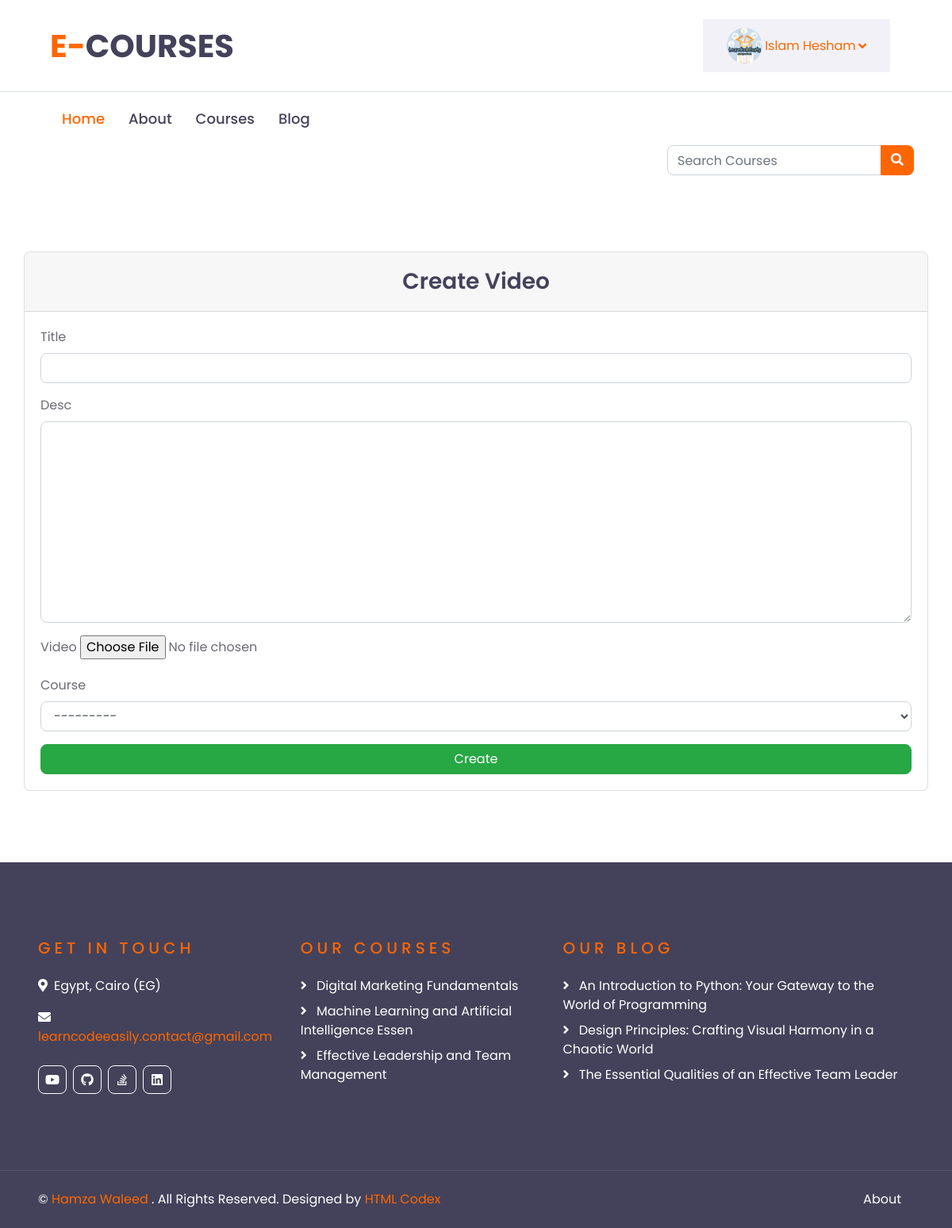
Screenshot of /course/video/create/ (signed in) with the database file from the repository.
### academy_courses/models.py (models this page shows, shortened)
class Urls(models.Model):
    title = models.CharField(max_length=30, default="My Urls")
    icon = models.CharField(
        default='Select an icon',
        choices=SOCIAL_MEDIA_ICONS,
        max_length=100
    )
    url = models.URLField()

class Course(models.Model):
    name = models.CharField(max_length=50)
    description = models.TextField(max_length=5000)
    price = models.FloatField()
    hour = models.IntegerField()
    min = models.IntegerField()
    image = models.ImageField()
    created_at = models.DateTimeField(auto_now_add=True)
    updated_at = models.DateTimeField(auto_now=True)
    def __str__(self):
        return self.name

### academy_blog/models.py (models this page shows, shortened)
class Article(models.Model):
    cover_image = models.ImageField()
    category = models.ForeignKey(Category, on_delete=models.PROTECT)
    title = models.CharField(max_length=100)
    subject = HTMLField(max_length=10000)
    created_at = models.DateTimeField(auto_now_add=True)
    updated_at = models.DateTimeField(auto_now=True)

### academy_courses/views.py (the view, shortened to what this page needs)
# urls.py: path('course/video/create/', views.VideoCreateView.as_view(), name='video_create'),
class VideoCreateView(LoginRequiredMixin, CreateView):
    model = Video
    form_class = VideoForm
    template_name = 'video/create.html'

### academy_courses/forms.py
class VideoForm(forms.ModelForm):
    class Meta:
        model = Video
        fields = ['title', 'desc', 'video', 'course']
        widgets = {
            'title': forms.TextInput(attrs=field_attrs),
            'desc': forms.Textarea(attrs=field_attrs),
            'course': forms.Select(attrs=field_attrs),
        }

### academy_courses/custom_context_proccessor.py (called while the page is built)
def slider_footer(request):
    course = Course.objects.all()[:20]
    opinion = Opinion.objects.all()
    url = Urls.objects.all()
    article = Article.objects.all()[:20]
    return {
        'courses': course,
        'opinions': opinion,
        'urls': url,
        'arts': article
    }

def category(request):
    cat = Category.objects.all()
    latest_article = Article.objects.order_by('-created_at')[:10]
    return {
        'cats': cat,
        'la_ar': latest_article,
    }

def slider_image(request):
    image = Slider.objects.first()
    return {
        'slide': image,
    }

### academy_courses/templates/video/create.html (shortened to what this page needs)
{% extends 'base.html' %}
{% load i18n %}
{% block content %}
    <div class="container">
        <div class="row justify-content-md-center">
            <div class="card col-md-12 px-0">
                <div class="card-header text-center">
                    <h3 class="mb-0 py-2">{% trans 'Create Video' %}</h3>
                </div>
                <div class="card-body">
                    <form method="post" enctype="multipart/form-data">
                        {% for field in form %}
                            <div class="mb-3">
                                <label class="form-label">{{ field.label }}</label>
                                {{ field }}
                            </div>
                        {% endfor %}
                        <div class="d-grid gap-2">
                            <button type="submit" class="btn btn-success btn-block">
                                {% translate 'Create' %}
                            </button>
                        </div>
                    </form>
                </div>
            </div>
        </div>
    </div>
{% endblock content %}

### academy_courses/templates/partials/header.html (shortened to what this page needs)
{% load i18n %}
{% load static %}
<div class="container-fluid d-none d-lg-block">
    <div class="row align-items-center py-4 px-xl-5">
        <div class="col-lg-3">
            <a href="/" class="text-decoration-none">
                <h1 class="m-0"><span class="text-primary">{% trans 'E-' %}</span>{% trans 'COURSES' %}</h1>
            </a>
        </div>
        {% if user.is_authenticated %}
            <div class="col-lg-9 d-flex align-items-center justify-content-end">
                <div class="col-lg-4 d-none d-lg-block">
                    <a class="d-flex align-items-center justify-content-between bg-secondary w-100 text-decoration-none" data-toggle="collapse" href="#navbar-vertical" style="height: 67px; padding: 0 30px;">
                        <input type="image" id="myimage"  style="height:45px;width:45px;border-radius: 50%;" src="{{ user.profile.profile_image.url }}" />
                        <p class="text-primary m-0">
                            {{ user.first_name }}  {{ user.last_name }}
                        </p>
                        <i class="fa fa-angle-down text-primary"></i>
                    </a>
                </div>
            </div>
        {% else %}
            <div class="col-lg-9 d-flex align-items-center justify-content-end">
                <a class="btn btn-dark py-2 px-4 d-none d-lg-block" href="{% url 'register' %}">{% trans 'Join Now' %}</a>
                <a class="btn btn-outline-primary py-2 px-4 ml-2 d-none d-lg-block" href="{% url 'login' %}">{% trans 'Login' %}</a>
            </div>
        {% endif %}
    </div>
</div>
<div class="container-fluid">
    <div class="row border-top px-xl-5">
        <div class="col-lg-9">
            <nav class="navbar navbar-expand-lg bg-light navbar-light py-3 py-lg-0 px-0">
                <div class="collapse navbar-collapse justify-content-between" id="navbarCollapse">
                    <div class="navbar-nav py-0">
                        <a href="/" class="nav-item nav-link active"> {% trans 'Home' %} </a>
                        <a href="{% url 'about' %}" class="nav-item nav-link"> {% trans 'About' %} </a>
                        <a href="{% url 'course' %}" class="nav-item nav-link"> {% trans 'Courses' %} </a>
                        <a href="{% url 'article_view' %}" class="nav-item nav-link"> {% trans 'Blog' %} </a>
                    </div>
                </div>
            </nav>
        </div>
        <form action="{% url 'course' %}" class="form-inline ml-auto px-lg-0">
            <div class="input-group">
                <input
                    value="{{ request.GET.query }}"
                    name="query"
                    type="text"
                    class="form-control"
                    style="width: 270px;"
                    placeholder="{% translate 'Search Courses' %}"
                />
                <div class="input-group-append">
                    <button class="btn btn-primary" type="submit">
                        <i class="fa fa-search"></i>
                    </button>
                </div>
            </div>
        </form>
    </div>
</div>

### academy_courses/templates/partials/footer.html
{% load i18n %}
<div class="container-fluid bg-dark text-white py-5 px-sm-3 px-lg-5" style="margin-top: 90px;">
    <div class="row pt-5">
        <div class="col-lg-7 col-md-12">
            <div class="row">
                <div class="col-md-6 mb-5">
                    <h5 class="text-primary text-uppercase mb-4" style="letter-spacing: 5px;">{% trans 'Get In Touch' %}</h5>
                    <p><i class="fa fa-map-marker-alt mr-2"></i>{% trans 'Egypt, Cairo (EG)' %}</p>
                    <p><i class="fa fa-envelope mr-2"></i><a href="javascript:openmail();">learncodeeasily.contact@gmail.com</a></p>
                    <div class="d-flex justify-content-start mt-4">
                        {% for url in urls %}
                            <a class="btn btn-outline-light btn-square mr-2" href="{{ url.url }}"><i class="fab {{ url.icon }}"></i></a>
                        {% endfor %}
                    </div>
                </div>
                <div class="col-md-6 mb-5">
                    <h5 class="text-primary text-uppercase mb-4" style="letter-spacing: 5px;">{% trans 'Our Courses' %}</h5>
                    <div class="d-flex flex-column justify-content-start">
                        {% for course in courses %}
                            <a class="text-white mb-2" href="{% url 'course_list' course.id %}"><i class="fa fa-angle-right mr-2"></i> {{ course.name }} </a>
                        {% endfor %}
                    </div>
                </div>
            </div>
        </div>
        <div class="col-lg-5 col-md-12 mb-5">
            <h5 class="text-primary text-uppercase mb-4" style="letter-spacing: 5px;">{% trans 'Our Blog' %}</h5>
            <div class="d-flex flex-column justify-content-start">
                {% for art in arts %}
                    <a class="text-white mb-2" href="{% url 'article_detail' art.id %}"><i class="fa fa-angle-right mr-2"></i> {{ art.title }} </a>
                {% endfor %}
            </div>
        </div>
    </div>
</div>
<div class="container-fluid bg-dark text-white border-top py-4 px-sm-3 px-md-5" style="border-color: rgba(256, 256, 256, .1) !important;">
    <div class="row">
        <div class="col-lg-6 text-center text-md-left mb-3 mb-md-0">
            <p class="m-0 text-white">&copy; <a href="/">{% trans 'Hamza Waleed' %}</a> {% trans '. All Rights Reserved. Designed by' %}<a href="https://htmlcodex.com"> HTML Codex</a>
            </p>
        </div>
        <div class="col-lg-6 text-center text-md-right">
            <ul class="nav d-inline-flex">
                <li class="nav-item">
                    <a class="nav-link text-white py-0" href="{% url 'about' %}">{% trans 'About' %}</a>
                </li>
            </ul>
        </div>
    </div>
</div>

### rows the page displays
Course: name "Digital Marketing Fundamentals"
Course: name "Machine Learning and Artificial Intelligence Essen"
Course: name "Effective Leadership and Team Management"
Article: title "An Introduction to Python: Your Gateway to the World of Programming"
Article: title "Design Principles: Crafting Visual Harmony in a Chaotic World"
Article: title "The Essential Qualities of an Effective Team Leader"

### other values shown
{{ user.first_name }} "Islam"
{{ user.last_name }} "Hesham"
{{ field.label }} "Title" "Desc" "Video" "Course"
